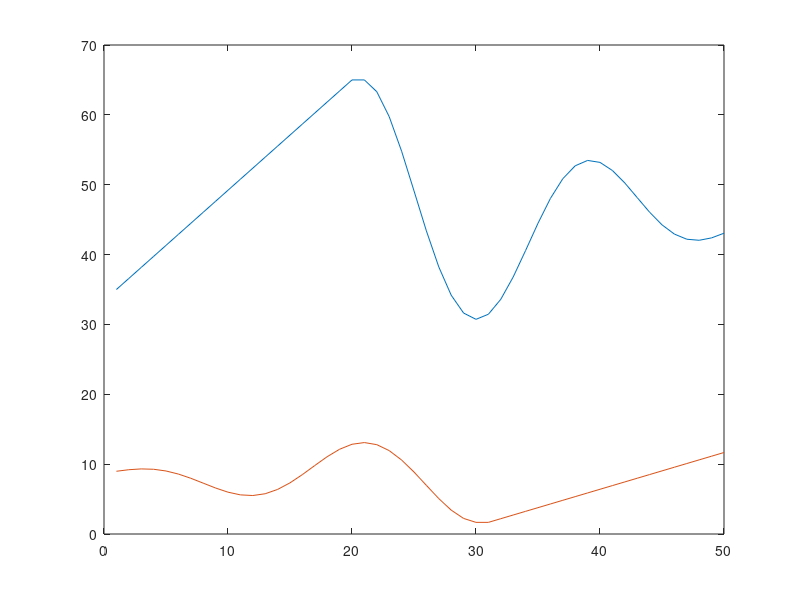

The MATLAB source for this figure: (Note: this script raises an error after producing the figure.)
function [yn,y,N,M,T] = gaus_example_multiscale_dl()
%% Construct 1D test problem Gaussian and linear 
T = 50;
N = 105; M = 105;

if nargin < 1
    sigma = 0.01;
end

% Position in time
position = 15+[linspace(20,50,20),30+20.*linspace(1,0.1,30).*cos((0:29)/3)];
width = (70-fliplr(position))/3;

figure(1)
plot(position)
hold on
plot(width)

for t = 1:T
    y(:,t) = gaussian_basis_wrap_1D(N,position(t),width(t),'2-norm');
end

yn = y + randn(N,T)*sigma;
figure(2)
imagesc(y)

end